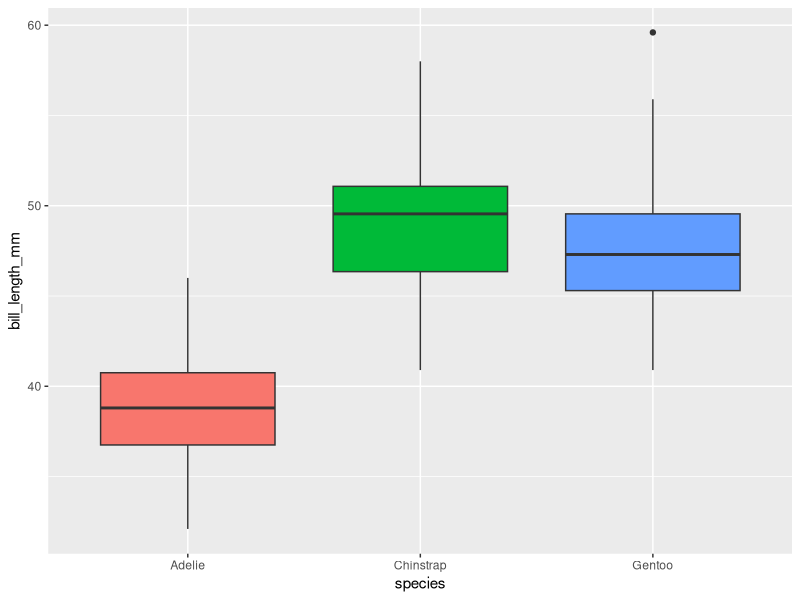
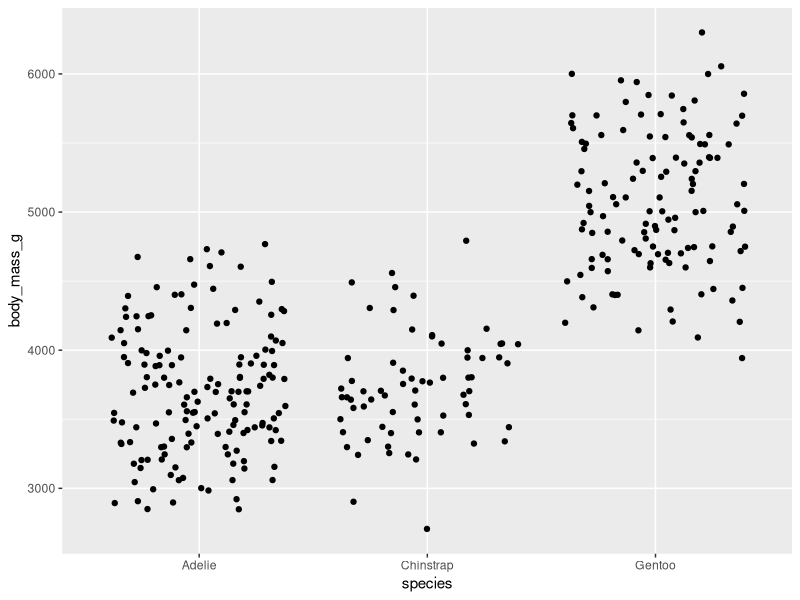
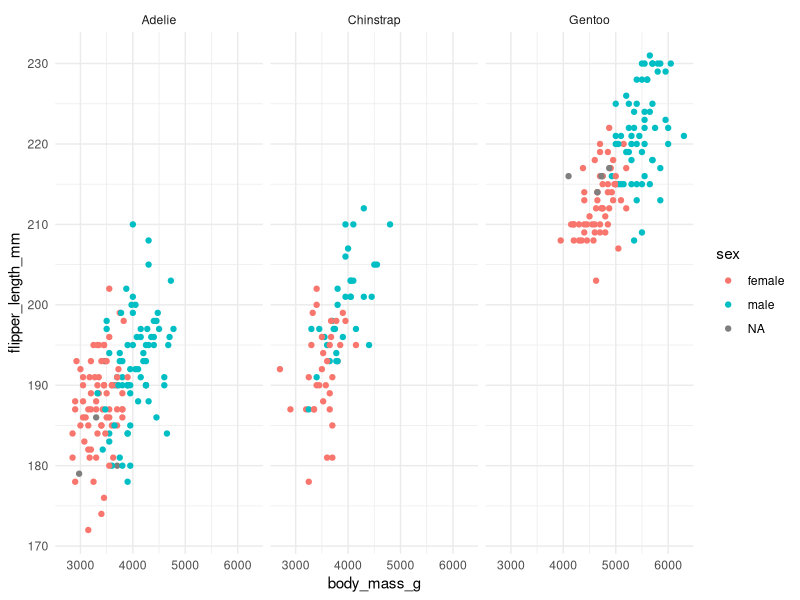
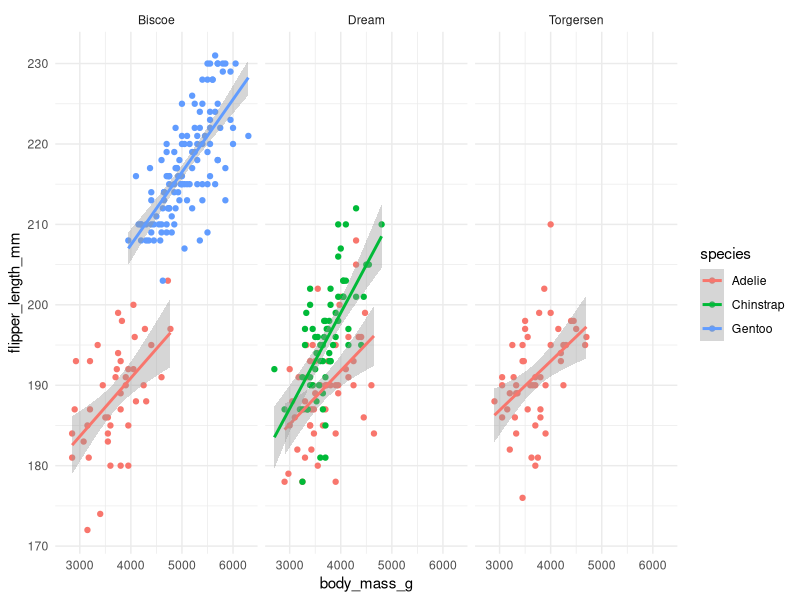
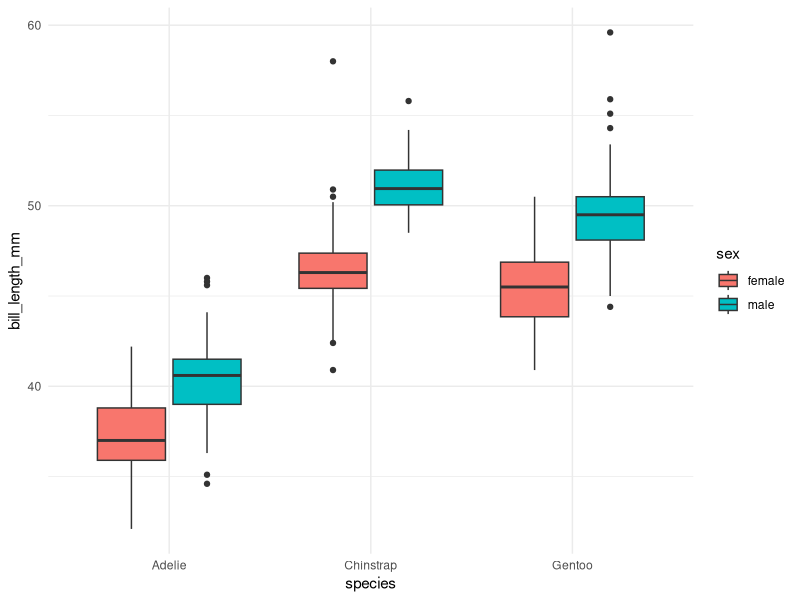
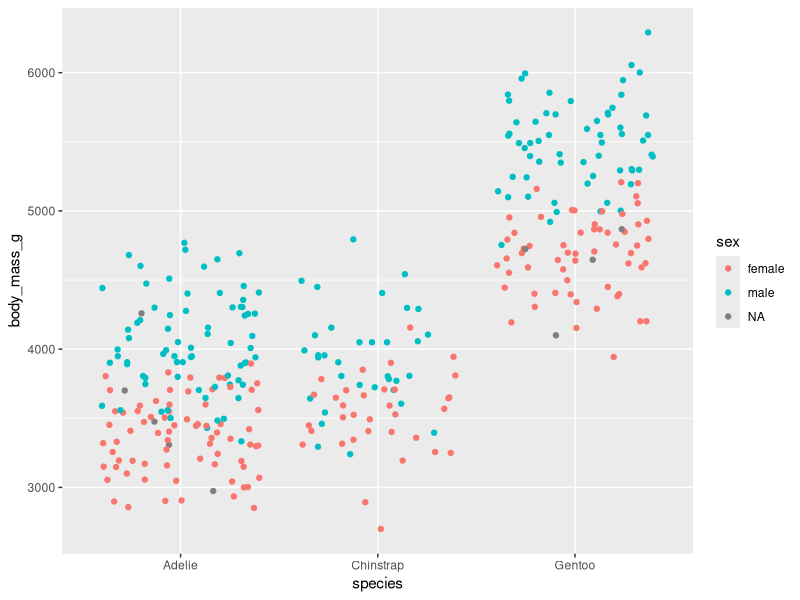

The R source for these figures, in order:
## ---- chunk 1
#| warning: false

library(tidyverse)
library(palmerpenguins)
## ---- chunk 2
#| warning: false
penguins

View(penguins)
## ---- chunk 3
  #| warning: false

ggplot(data=penguins) +
  geom_boxplot(mapping= aes(x=species, y=bill_length_mm,fill=species))+
  #remove the legend
  theme(legend.position = "none")
## ---- chunk 4
#| warning: false
ggplot(data=penguins) +
  geom_jitter(mapping= aes(x=species, y=body_mass_g,))
## ---- chunk 5
#| warning: false
ggplot(data=penguins) +
  geom_point(mapping= aes(x=body_mass_g, y=flipper_length_mm, color=sex))+
  facet_wrap(~species)+
  theme_minimal()
## ---- chunk 6
#| warning: false
ggplot(
  data = penguins,
  mapping = aes(x = body_mass_g, y = flipper_length_mm, color = species)) +
  geom_point() +
  geom_smooth(method = "lm") +
  facet_wrap( ~ island) +
  theme_minimal()
## ---- chunk 7
#| warning: false
penguins %>% 
drop_na() %>% 
ggplot() +
  geom_boxplot( aes(x=species, y=bill_length_mm, fill=sex))+
  theme_minimal()
## ---- chunk 8
#| warning: false

ggplot(data=penguins) +
  geom_jitter(mapping= aes(x=species, y=body_mass_g,color=sex))
